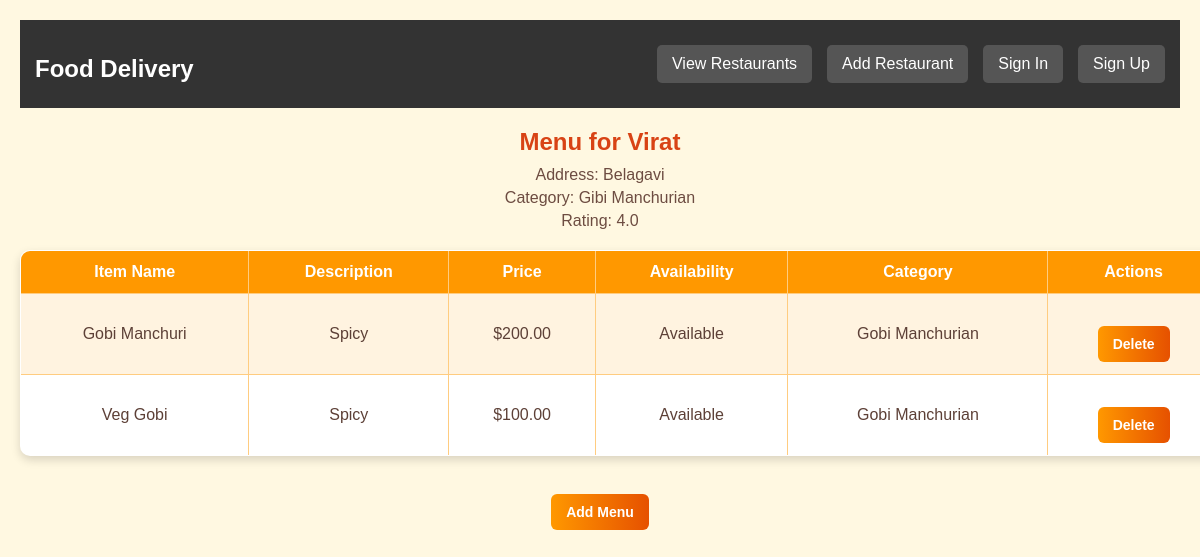
Screenshot of /view_menu/1/ with the database file from the repository.
### delivery/models.py (models this page shows, shortened)
class Restaurants(models.Model):
    Res_name = models.CharField(max_length=100)
    Food_cat = models.CharField(max_length =200)
    rating = models.FloatField()
    img = models.URLField(default = "https://www.foodiesfeed.com/wp-content/uploads/2023/06/burger-with-melted-cheese.jpg")
    address = models.CharField(max_length =100)

class Menu(models.Model):
    res = models.ForeignKey(
        Restaurants,
        on_delete=models.CASCADE
    )
    item_name = models.CharField(max_length=100)  # Name of the dish
    description = models.TextField(blank=True, null=True)  # Short description
    price = models.DecimalField(max_digits=6, decimal_places=2)  # Price of the item
    is_available = models.BooleanField(default=True)  # Availability status
    category = models.CharField(max_length=50)  # Type of food (e.g., Dessert, Main Course)

### delivery/views.py (the view)
# urls.py: path('view_menu/<int:id>/',views.view_menu,name = 'view_menu'),
def view_menu(request, id):
    res = Restaurants.objects.get(pk=id)
    menu = Menu.objects.filter(res=res)
    return render(request, 'delivery/menu.html',{'res':res, 'menu':menu})

### delivery/templates/delivery/menu.html (shortened to what this page needs)
<!DOCTYPE html>
<html>
  <head>
  </head>
  <body>
    <nav>
      <h2 style="color: white">Food Delivery</h2>
      <div class="nav-links">
        <a href="{% url 'delivery:display_res' %}">View Restaurants</a>
        <a href="{% url 'delivery:add_res' %}">Add Restaurant</a>
        <a href="{% url 'delivery:sign_in' %}">Sign In</a>
        <a href="{% url 'delivery:sign_up' %}">Sign Up</a>
      </div>
    </nav>
    <h2>Menu for {{ res.Res_name }}</h2>
    <p>Address: {{ res.address }}</p>
    <p>Category: {{ res.Food_cat }}</p>
    <p>Rating: {{ res.rating }}</p>
    <table border="1" style="width: 100vw">
      <tr>
        <th>Item Name</th>
        <th>Description</th>
        <th>Price</th>
        <th>Availability</th>
        <th>Category</th>
        <th>Actions</th>
      </tr>
      {% for item in menu %}
      <tr>
        <td>{{ item.item_name }}</td>
        <td>{{ item.description }}</td>
        <td>${{ item.price }}</td>
        <td>
          {% if item.is_available %}Available{% else %}Not Available{% endif %}
        </td>
        <td>{{ item.category }}</td>
        <td>
          <a
            href="{% url 'delivery:delete_menu' item.id %}"
            onclick="return confirm('Are you sure you want to delete this item?');"
          >
            <button>Delete</button>
          </a>
        </td>
      </tr>
      {% empty %}
      <tr>
        <td colspan="6">No menu items available.</td>
      </tr>
      {% endfor %}
    </table>
    <br />
    <a href="{% url 'delivery:add_menu' res.id %}">
      <button>Add Menu</button>
    </a>
  </body>
</html>

### delivery/templates/delivery/menu.html (style rules this page uses)
nav { background-color: #333; padding: 15px; display: flex; justify-content: space-between; align-items: center; }
.nav-links { display: flex; gap: 15px; }
.nav-links a { text-decoration: none; color: white; padding: 10px 15px; background-color: #555; border-radius: 5px; }
body { font-family: 'Poppins', sans-serif; background-color: #fff8e1; color: #5d4037; text-align: center; margin: 20px; }
h2 { color: #d84315; margin-bottom: 10px; }
p { font-size: 16px; color: #6d4c41; margin: 5px 0; }
table { width: 100%; border-collapse: collapse; margin-top: 20px; background: white; border-radius: 10px; box-shadow: 0 4px 10px rgba(0, 0, 0, 0.15); overflow: hidden; }
th, td { padding: 12px; border: 1px solid #ffcc80; text-align: center; }
th { background: #ff9800; color: white; font-size: 16px; }
tr:nth-child(even) { background: #fff3e0; }
button { background: linear-gradient(90deg, #ff9800, #e65100); color: white; padding: 10px 15px; border: none; border-radius: 6px; cursor: pointer; font-size: 14px; font-weight: bold; transition: 0.3s; }
a { text-decoration: none; }
a button { margin-top: 20px; }

### rows the page displays
Restaurants: Res_name "Virat", address "Belagavi", Food_cat "Gibi Manchurian", rating "4.0"
Menu: item_name "Gobi Manchuri", description "Spicy", price "200.00", is_available "Available", category "Gobi Manchurian"
Menu: item_name "Veg Gobi", description "Spicy", price "100.00", is_available "Available", category "Gobi Manchurian"
